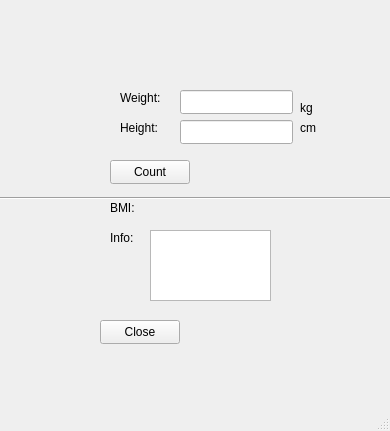
<?xml version="1.0" encoding="UTF-8"?>
<ui version="4.0">
 <class>MainWindow</class>
 <widget class="QMainWindow" name="MainWindow">
  <property name="geometry">
   <rect>
    <x>0</x>
    <y>0</y>
    <width>390</width>
    <height>431</height>
   </rect>
  </property>
  <property name="windowTitle">
   <string>MainWindow</string>
  </property>
  <widget class="QWidget" name="centralwidget">
   <widget class="QLabel" name="label">
    <property name="geometry">
     <rect>
      <x>120</x>
      <y>90</y>
      <width>49</width>
      <height>16</height>
     </rect>
    </property>
    <property name="text">
     <string>Weight:</string>
    </property>
   </widget>
   <widget class="QLabel" name="label_2">
    <property name="geometry">
     <rect>
      <x>120</x>
      <y>120</y>
      <width>49</width>
      <height>16</height>
     </rect>
    </property>
    <property name="text">
     <string>Height:</string>
    </property>
   </widget>
   <widget class="QLabel" name="label_3">
    <property name="geometry">
     <rect>
      <x>300</x>
      <y>100</y>
      <width>49</width>
      <height>16</height>
     </rect>
    </property>
    <property name="text">
     <string>kg</string>
    </property>
   </widget>
   <widget class="QLabel" name="label_4">
    <property name="geometry">
     <rect>
      <x>300</x>
      <y>120</y>
      <width>49</width>
      <height>16</height>
     </rect>
    </property>
    <property name="text">
     <string>cm</string>
    </property>
   </widget>
   <widget class="QLabel" name="label_5">
    <property name="geometry">
     <rect>
      <x>110</x>
      <y>200</y>
      <width>49</width>
      <height>16</height>
     </rect>
    </property>
    <property name="text">
     <string>BMI:</string>
    </property>
   </widget>
   <widget class="QLabel" name="label_6">
    <property name="geometry">
     <rect>
      <x>110</x>
      <y>230</y>
      <width>49</width>
      <height>16</height>
     </rect>
    </property>
    <property name="text">
     <string>Info:</string>
    </property>
   </widget>
   <widget class="QLineEdit" name="weightLineEdit">
    <property name="geometry">
     <rect>
      <x>180</x>
      <y>90</y>
      <width>113</width>
      <height>24</height>
     </rect>
    </property>
   </widget>
   <widget class="QLineEdit" name="heightLineEdit">
    <property name="geometry">
     <rect>
      <x>180</x>
      <y>120</y>
      <width>113</width>
      <height>24</height>
     </rect>
    </property>
   </widget>
   <widget class="QPushButton" name="countButton">
    <property name="geometry">
     <rect>
      <x>110</x>
      <y>160</y>
      <width>80</width>
      <height>24</height>
     </rect>
    </property>
    <property name="text">
     <string>Count</string>
    </property>
   </widget>
   <widget class="QPushButton" name="closeButton">
    <property name="geometry">
     <rect>
      <x>100</x>
      <y>320</y>
      <width>80</width>
      <height>24</height>
     </rect>
    </property>
    <property name="text">
     <string>Close</string>
    </property>
   </widget>
   <widget class="Line" name="line">
    <property name="geometry">
     <rect>
      <x>0</x>
      <y>190</y>
      <width>1041</width>
      <height>16</height>
     </rect>
    </property>
    <property name="orientation">
     <enum>Qt::Horizontal</enum>
    </property>
   </widget>
   <widget class="QLabel" name="resultLabel">
    <property name="geometry">
     <rect>
      <x>170</x>
      <y>200</y>
      <width>111</width>
      <height>16</height>
     </rect>
    </property>
    <property name="text">
     <string/>
    </property>
   </widget>
   <widget class="QTextBrowser" name="infoTextBrowser">
    <property name="geometry">
     <rect>
      <x>150</x>
      <y>230</y>
      <width>121</width>
      <height>71</height>
     </rect>
    </property>
   </widget>
  </widget>
  <widget class="QMenuBar" name="menubar">
   <property name="geometry">
    <rect>
     <x>0</x>
     <y>0</y>
     <width>390</width>
     <height>21</height>
    </rect>
   </property>
  </widget>
  <widget class="QStatusBar" name="statusbar"/>
 </widget>
 <resources/>
 <connections/>
</ui>
